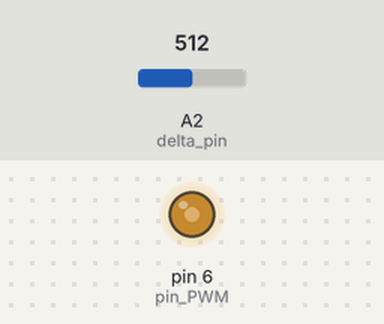
Recording of a sketch running on a simulated Arduino Uno, built with avr-gcc and run on an emulated ATmega328P. On the bench: output pins drawn as LEDs (lit = HIGH). The test bench sets the inputs (shaded band); at power-on: A2 (delta_pin) = 512.

Above: at 1.2 s.
1.3 s: A2 (delta_pin) set to 716
At 2.5 s:
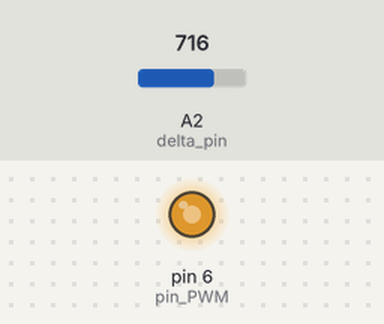
2.8 s: A2 (delta_pin) set to 900
At 4.0 s:
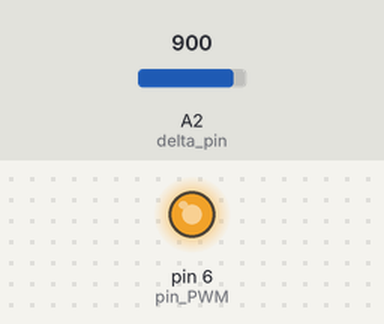
4.3 s: A2 (delta_pin) set to 122
At 5.0 s:
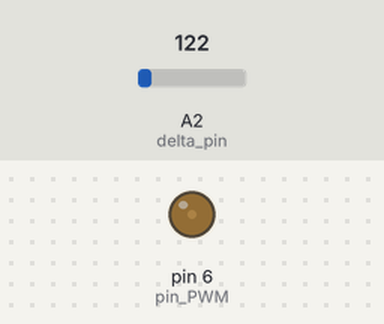
5.8 s: A2 (delta_pin) set to 0
At 6.3 s:
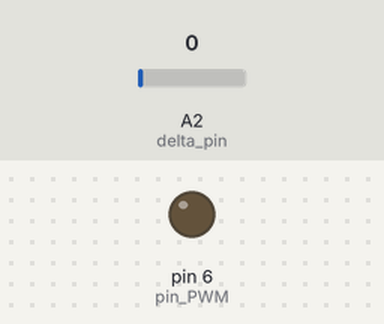
7.3 s: A2 (delta_pin) set to 511
At 8.5 s:
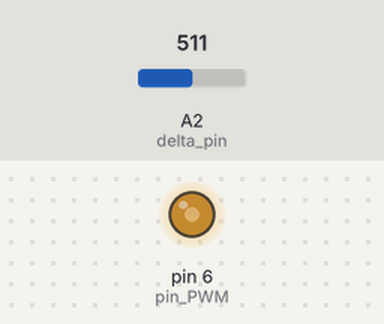
Timing chart, 0 to 9.8 s (numbered marks = the images above; inputs shaded):
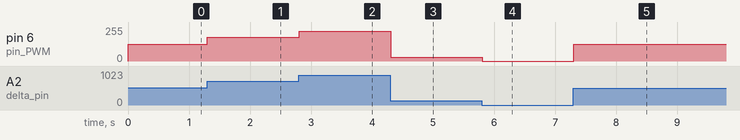

The sketch:

Chopper.ino
```cpp
// Programa Chopper Tipo "A"
int pin_PWM = 6; // Pin de Salida frecuencia 980 Hz
// int pin_PWM = 3; // Pin de Salida frecuencia 490 Hz
int delta_pin = A2; // Pin del Potenciometro para definir delta
int output;
int delta;


void setup() {
  pinMode(pin_PWM, OUTPUT); /* set pin_PWM  as a output pin */
  pinMode(delta_pin,INPUT); /* ser pin A0 as a input pin */
}
void loop() {
  //Reading from potentiometer
  output = analogRead(delta_pin);
  //Mapping the Values between 0 to 255 because we can give output
  //from 0 -> 255 using the analogwrite funtion
  delta = map(output, 0, 1023, 0, 255);
  analogWrite(pin_PWM, delta);
  delay(10);
}
```

Measured:
- after the input at 1.3 s, pin 6 (pin_PWM): 127/255 → 178/255 at once
- after the input at 2.8 s, pin 6 (pin_PWM): 178/255 → 224/255 at once
- after the input at 4.3 s, pin 6 (pin_PWM): 224/255 → 30/255 at once
- after the input at 5.8 s, pin 6 (pin_PWM): 30/255 → 0/255 at once
- after the input at 7.3 s, pin 6 (pin_PWM): 0/255 → 127/255 at once
